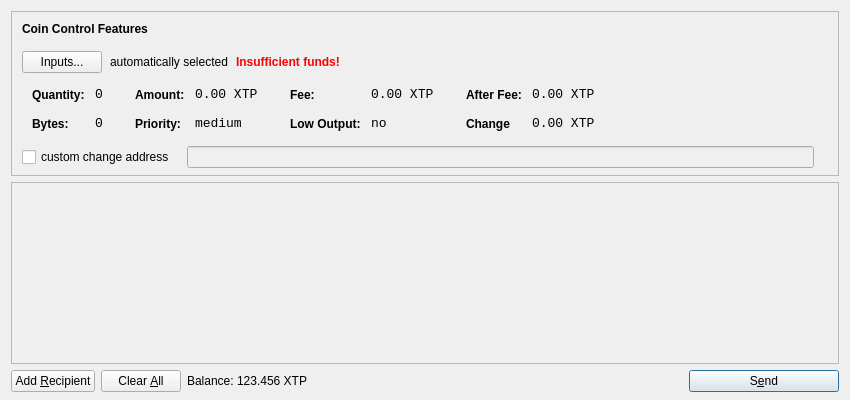
<?xml version="1.0" encoding="UTF-8"?>
<ui version="4.0">
 <class>SendCoinsDialog</class>
 <widget class="QDialog" name="SendCoinsDialog">
  <property name="geometry">
   <rect>
    <x>0</x>
    <y>0</y>
    <width>850</width>
    <height>400</height>
   </rect>
  </property>
  <property name="windowTitle">
   <string>Send Coins</string>
  </property>
  <layout class="QVBoxLayout" name="verticalLayout" stretch="0,1,0">
   <property name="bottomMargin">
    <number>8</number>
   </property>
   <item>
    <widget class="QFrame" name="frameCoinControl">
     <property name="sizePolicy">
      <sizepolicy hsizetype="Expanding" vsizetype="Expanding">
       <horstretch>0</horstretch>
       <verstretch>0</verstretch>
      </sizepolicy>
     </property>
     <property name="maximumSize">
      <size>
       <width>16777215</width>
       <height>16777215</height>
      </size>
     </property>
     <property name="frameShape">
      <enum>QFrame::StyledPanel</enum>
     </property>
     <property name="frameShadow">
      <enum>QFrame::Sunken</enum>
     </property>
     <layout class="QVBoxLayout" name="verticalLayoutCoinControl2">
      <property name="spacing">
       <number>6</number>
      </property>
      <property name="leftMargin">
       <number>0</number>
      </property>
      <property name="topMargin">
       <number>0</number>
      </property>
      <property name="rightMargin">
       <number>0</number>
      </property>
      <property name="bottomMargin">
       <number>6</number>
      </property>
      <item>
       <layout class="QVBoxLayout" name="verticalLayoutCoinControl" stretch="0,0,0,0,1">
        <property name="spacing">
         <number>0</number>
        </property>
        <property name="leftMargin">
         <number>10</number>
        </property>
        <property name="topMargin">
         <number>10</number>
        </property>
        <item>
         <layout class="QHBoxLayout" name="horizontalLayoutCoinControl1">
          <property name="bottomMargin">
           <number>15</number>
          </property>
          <item>
           <widget class="QLabel" name="labelCoinControlFeatures">
            <property name="sizePolicy">
             <sizepolicy hsizetype="Preferred" vsizetype="Maximum">
              <horstretch>0</horstretch>
              <verstretch>0</verstretch>
             </sizepolicy>
            </property>
            <property name="font">
             <font>
              <weight>75</weight>
              <bold>true</bold>
             </font>
            </property>
            <property name="styleSheet">
             <string notr="true">font-weight:bold;</string>
            </property>
            <property name="text">
             <string>Coin Control Features</string>
            </property>
           </widget>
          </item>
         </layout>
        </item>
        <item>
         <layout class="QHBoxLayout" name="horizontalLayoutCoinControl2" stretch="0,0,0,0">
          <property name="spacing">
           <number>8</number>
          </property>
          <property name="bottomMargin">
           <number>10</number>
          </property>
          <item>
           <widget class="QPushButton" name="pushButtonCoinControl">
            <property name="styleSheet">
             <string notr="true"/>
            </property>
            <property name="text">
             <string>Inputs...</string>
            </property>
           </widget>
          </item>
          <item>
           <widget class="QLabel" name="labelCoinControlAutomaticallySelected">
            <property name="text">
             <string>automatically selected</string>
            </property>
            <property name="margin">
             <number>5</number>
            </property>
           </widget>
          </item>
          <item>
           <widget class="QLabel" name="labelCoinControlInsuffFunds">
            <property name="font">
             <font>
              <weight>75</weight>
              <bold>true</bold>
             </font>
            </property>
            <property name="styleSheet">
             <string notr="true">color:red;font-weight:bold;</string>
            </property>
            <property name="text">
             <string>Insufficient funds!</string>
            </property>
            <property name="margin">
             <number>5</number>
            </property>
           </widget>
          </item>
          <item>
           <spacer name="horizontalSpacerCoinControl">
            <property name="orientation">
             <enum>Qt::Horizontal</enum>
            </property>
            <property name="sizeHint" stdset="0">
             <size>
              <width>40</width>
              <height>1</height>
             </size>
            </property>
           </spacer>
          </item>
         </layout>
        </item>
        <item>
         <widget class="QWidget" name="widgetCoinControl" native="true">
          <property name="sizePolicy">
           <sizepolicy hsizetype="Preferred" vsizetype="Preferred">
            <horstretch>0</horstretch>
            <verstretch>0</verstretch>
           </sizepolicy>
          </property>
          <property name="minimumSize">
           <size>
            <width>0</width>
            <height>0</height>
           </size>
          </property>
          <property name="styleSheet">
           <string notr="true"/>
          </property>
          <layout class="QHBoxLayout" name="horizontalLayoutCoinControl5">
           <property name="margin">
            <number>0</number>
           </property>
           <item>
            <layout class="QHBoxLayout" name="horizontalLayoutCoinControl3" stretch="0,0,0,1">
             <property name="spacing">
              <number>20</number>
             </property>
             <property name="topMargin">
              <number>0</number>
             </property>
             <property name="bottomMargin">
              <number>10</number>
             </property>
             <item>
              <layout class="QFormLayout" name="formLayoutCoinControl1">
               <property name="horizontalSpacing">
                <number>10</number>
               </property>
               <property name="verticalSpacing">
                <number>14</number>
               </property>
               <property name="leftMargin">
                <number>10</number>
               </property>
               <property name="topMargin">
                <number>4</number>
               </property>
               <property name="rightMargin">
                <number>6</number>
               </property>
               <item row="0" column="0">
                <widget class="QLabel" name="labelCoinControlQuantityText">
                 <property name="styleSheet">
                  <string notr="true">font-weight:bold;</string>
                 </property>
                 <property name="text">
                  <string>Quantity:</string>
                 </property>
                 <property name="margin">
                  <number>0</number>
                 </property>
                </widget>
               </item>
               <item row="0" column="1">
                <widget class="QLabel" name="labelCoinControlQuantity">
                 <property name="font">
                  <font>
                   <family>Monospace</family>
                   <pointsize>10</pointsize>
                  </font>
                 </property>
                 <property name="cursor">
                  <cursorShape>IBeamCursor</cursorShape>
                 </property>
                 <property name="contextMenuPolicy">
                  <enum>Qt::ActionsContextMenu</enum>
                 </property>
                 <property name="text">
                  <string>0</string>
                 </property>
                 <property name="margin">
                  <number>0</number>
                 </property>
                 <property name="textInteractionFlags">
                  <set>Qt::LinksAccessibleByMouse|Qt::TextSelectableByKeyboard|Qt::TextSelectableByMouse</set>
                 </property>
                </widget>
               </item>
               <item row="1" column="0">
                <widget class="QLabel" name="labelCoinControlBytesText">
                 <property name="styleSheet">
                  <string notr="true">font-weight:bold;</string>
                 </property>
                 <property name="text">
                  <string>Bytes:</string>
                 </property>
                </widget>
               </item>
               <item row="1" column="1">
                <widget class="QLabel" name="labelCoinControlBytes">
                 <property name="font">
                  <font>
                   <family>Monospace</family>
                   <pointsize>10</pointsize>
                  </font>
                 </property>
                 <property name="cursor">
                  <cursorShape>IBeamCursor</cursorShape>
                 </property>
                 <property name="contextMenuPolicy">
                  <enum>Qt::ActionsContextMenu</enum>
                 </property>
                 <property name="text">
                  <string>0</string>
                 </property>
                 <property name="textInteractionFlags">
                  <set>Qt::LinksAccessibleByMouse|Qt::TextSelectableByKeyboard|Qt::TextSelectableByMouse</set>
                 </property>
                </widget>
               </item>
              </layout>
             </item>
             <item>
              <layout class="QFormLayout" name="formLayoutCoinControl2">
               <property name="horizontalSpacing">
                <number>10</number>
               </property>
               <property name="verticalSpacing">
                <number>14</number>
               </property>
               <property name="leftMargin">
                <number>6</number>
               </property>
               <property name="topMargin">
                <number>4</number>
               </property>
               <property name="rightMargin">
                <number>6</number>
               </property>
               <item row="0" column="0">
                <widget class="QLabel" name="labelCoinControlAmountText">
                 <property name="styleSheet">
                  <string notr="true">font-weight:bold;</string>
                 </property>
                 <property name="text">
                  <string>Amount:</string>
                 </property>
                 <property name="margin">
                  <number>0</number>
                 </property>
                </widget>
               </item>
               <item row="0" column="1">
                <widget class="QLabel" name="labelCoinControlAmount">
                 <property name="font">
                  <font>
                   <family>Monospace</family>
                   <pointsize>10</pointsize>
                  </font>
                 </property>
                 <property name="cursor">
                  <cursorShape>IBeamCursor</cursorShape>
                 </property>
                 <property name="contextMenuPolicy">
                  <enum>Qt::ActionsContextMenu</enum>
                 </property>
                 <property name="text">
                  <string>0.00 XTP</string>
                 </property>
                 <property name="textInteractionFlags">
                  <set>Qt::LinksAccessibleByMouse|Qt::TextSelectableByKeyboard|Qt::TextSelectableByMouse</set>
                 </property>
                </widget>
               </item>
               <item row="1" column="0">
                <widget class="QLabel" name="labelCoinControlPriorityText">
                 <property name="styleSheet">
                  <string notr="true">font-weight:bold;</string>
                 </property>
                 <property name="text">
                  <string>Priority:</string>
                 </property>
                </widget>
               </item>
               <item row="1" column="1">
                <widget class="QLabel" name="labelCoinControlPriority">
                 <property name="font">
                  <font>
                   <family>Monospace</family>
                   <pointsize>10</pointsize>
                  </font>
                 </property>
                 <property name="cursor">
                  <cursorShape>IBeamCursor</cursorShape>
                 </property>
                 <property name="contextMenuPolicy">
                  <enum>Qt::ActionsContextMenu</enum>
                 </property>
                 <property name="text">
                  <string>medium</string>
                 </property>
                 <property name="textInteractionFlags">
                  <set>Qt::LinksAccessibleByMouse|Qt::TextSelectableByKeyboard|Qt::TextSelectableByMouse</set>
                 </property>
                </widget>
               </item>
              </layout>
             </item>
             <item>
              <layout class="QFormLayout" name="formLayoutCoinControl3">
               <property name="horizontalSpacing">
                <number>10</number>
               </property>
               <property name="verticalSpacing">
                <number>14</number>
               </property>
               <property name="leftMargin">
                <number>6</number>
               </property>
               <property name="topMargin">
                <number>4</number>
               </property>
               <property name="rightMargin">
                <number>6</number>
               </property>
               <item row="0" column="0">
                <widget class="QLabel" name="labelCoinControlFeeText">
                 <property name="styleSheet">
                  <string notr="true">font-weight:bold;</string>
                 </property>
                 <property name="text">
                  <string>Fee:</string>
                 </property>
                 <property name="margin">
                  <number>0</number>
                 </property>
                </widget>
               </item>
               <item row="0" column="1">
                <widget class="QLabel" name="labelCoinControlFee">
                 <property name="font">
                  <font>
                   <family>Monospace</family>
                   <pointsize>10</pointsize>
                  </font>
                 </property>
                 <property name="cursor">
                  <cursorShape>IBeamCursor</cursorShape>
                 </property>
                 <property name="contextMenuPolicy">
                  <enum>Qt::ActionsContextMenu</enum>
                 </property>
                 <property name="text">
                  <string>0.00 XTP</string>
                 </property>
                 <property name="textInteractionFlags">
                  <set>Qt::LinksAccessibleByMouse|Qt::TextSelectableByKeyboard|Qt::TextSelectableByMouse</set>
                 </property>
                </widget>
               </item>
               <item row="1" column="0">
                <widget class="QLabel" name="labelCoinControlLowOutputText">
                 <property name="styleSheet">
                  <string notr="true">font-weight:bold;</string>
                 </property>
                 <property name="text">
                  <string>Low Output:</string>
                 </property>
                </widget>
               </item>
               <item row="1" column="1">
                <widget class="QLabel" name="labelCoinControlLowOutput">
                 <property name="font">
                  <font>
                   <family>Monospace</family>
                   <pointsize>10</pointsize>
                  </font>
                 </property>
                 <property name="cursor">
                  <cursorShape>IBeamCursor</cursorShape>
                 </property>
                 <property name="contextMenuPolicy">
                  <enum>Qt::ActionsContextMenu</enum>
                 </property>
                 <property name="text">
                  <string>no</string>
                 </property>
                 <property name="textInteractionFlags">
                  <set>Qt::LinksAccessibleByMouse|Qt::TextSelectableByKeyboard|Qt::TextSelectableByMouse</set>
                 </property>
                </widget>
               </item>
              </layout>
             </item>
             <item>
              <layout class="QFormLayout" name="formLayoutCoinControl4">
               <property name="horizontalSpacing">
                <number>10</number>
               </property>
               <property name="verticalSpacing">
                <number>14</number>
               </property>
               <property name="leftMargin">
                <number>6</number>
               </property>
               <property name="topMargin">
                <number>4</number>
               </property>
               <property name="rightMargin">
                <number>6</number>
               </property>
               <item row="0" column="0">
                <widget class="QLabel" name="labelCoinControlAfterFeeText">
                 <property name="styleSheet">
                  <string notr="true">font-weight:bold;</string>
                 </property>
                 <property name="text">
                  <string>After Fee:</string>
                 </property>
                 <property name="margin">
                  <number>0</number>
                 </property>
                </widget>
               </item>
               <item row="0" column="1">
                <widget class="QLabel" name="labelCoinControlAfterFee">
                 <property name="font">
                  <font>
                   <family>Monospace</family>
                   <pointsize>10</pointsize>
                  </font>
                 </property>
                 <property name="cursor">
                  <cursorShape>IBeamCursor</cursorShape>
                 </property>
                 <property name="contextMenuPolicy">
                  <enum>Qt::ActionsContextMenu</enum>
                 </property>
                 <property name="text">
                  <string>0.00 XTP</string>
                 </property>
                 <property name="textInteractionFlags">
                  <set>Qt::LinksAccessibleByMouse|Qt::TextSelectableByKeyboard|Qt::TextSelectableByMouse</set>
                 </property>
                </widget>
               </item>
               <item row="1" column="0">
                <widget class="QLabel" name="labelCoinControlChangeText">
                 <property name="styleSheet">
                  <string notr="true">font-weight:bold;</string>
                 </property>
                 <property name="text">
                  <string>Change</string>
                 </property>
                </widget>
               </item>
               <item row="1" column="1">
                <widget class="QLabel" name="labelCoinControlChange">
                 <property name="font">
                  <font>
                   <family>Monospace</family>
                   <pointsize>10</pointsize>
                  </font>
                 </property>
                 <property name="cursor">
                  <cursorShape>IBeamCursor</cursorShape>
                 </property>
                 <property name="contextMenuPolicy">
                  <enum>Qt::ActionsContextMenu</enum>
                 </property>
                 <property name="text">
                  <string>0.00 XTP</string>
                 </property>
                 <property name="textInteractionFlags">
                  <set>Qt::LinksAccessibleByMouse|Qt::TextSelectableByKeyboard|Qt::TextSelectableByMouse</set>
                 </property>
                </widget>
               </item>
              </layout>
             </item>
            </layout>
           </item>
          </layout>
         </widget>
        </item>
        <item>
         <layout class="QHBoxLayout" name="horizontalLayoutCoinControl4" stretch="0,0,0">
          <property name="spacing">
           <number>12</number>
          </property>
          <property name="sizeConstraint">
           <enum>QLayout::SetDefaultConstraint</enum>
          </property>
          <property name="topMargin">
           <number>5</number>
          </property>
          <property name="rightMargin">
           <number>5</number>
          </property>
          <item>
           <widget class="QCheckBox" name="checkBoxCoinControlChange">
            <property name="text">
             <string>custom change address</string>
            </property>
           </widget>
          </item>
          <item>
           <widget class="QLineEdit" name="lineEditCoinControlChange">
            <property name="enabled">
             <bool>false</bool>
            </property>
            <property name="sizePolicy">
             <sizepolicy hsizetype="Expanding" vsizetype="Fixed">
              <horstretch>0</horstretch>
              <verstretch>0</verstretch>
             </sizepolicy>
            </property>
           </widget>
          </item>
          <item>
           <widget class="QLabel" name="labelCoinControlChangeLabel">
            <property name="sizePolicy">
             <sizepolicy hsizetype="Preferred" vsizetype="Expanding">
              <horstretch>0</horstretch>
              <verstretch>0</verstretch>
             </sizepolicy>
            </property>
            <property name="minimumSize">
             <size>
              <width>0</width>
              <height>0</height>
             </size>
            </property>
            <property name="text">
             <string/>
            </property>
            <property name="margin">
             <number>3</number>
            </property>
           </widget>
          </item>
         </layout>
        </item>
        <item>
         <spacer name="verticalSpacerCoinControl">
          <property name="orientation">
           <enum>Qt::Vertical</enum>
          </property>
          <property name="sizeHint" stdset="0">
           <size>
            <width>800</width>
            <height>1</height>
           </size>
          </property>
         </spacer>
        </item>
       </layout>
      </item>
     </layout>
    </widget>
   </item>
   <item>
    <widget class="QScrollArea" name="scrollArea">
     <property name="widgetResizable">
      <bool>true</bool>
     </property>
     <widget class="QWidget" name="scrollAreaWidgetContents">
      <property name="geometry">
       <rect>
        <x>0</x>
        <y>0</y>
        <width>830</width>
        <height>162</height>
       </rect>
      </property>
      <layout class="QVBoxLayout" name="verticalLayout_2">
       <property name="margin">
        <number>0</number>
       </property>
       <item>
        <layout class="QVBoxLayout" name="entries">
         <property name="spacing">
          <number>6</number>
         </property>
        </layout>
       </item>
       <item>
        <spacer name="verticalSpacer">
         <property name="orientation">
          <enum>Qt::Vertical</enum>
         </property>
         <property name="sizeHint" stdset="0">
          <size>
           <width>20</width>
           <height>40</height>
          </size>
         </property>
        </spacer>
       </item>
      </layout>
     </widget>
    </widget>
   </item>
   <item>
    <layout class="QHBoxLayout" name="horizontalLayout">
     <item>
      <widget class="QPushButton" name="addButton">
       <property name="toolTip">
        <string>Send to multiple recipients at once</string>
       </property>
       <property name="text">
        <string>Add &amp;Recipient</string>
       </property>
       <property name="icon">
        <iconset resource="../bitcoin.qrc">
         <normaloff>:/icons/add</normaloff>:/icons/add</iconset>
       </property>
       <property name="autoDefault">
        <bool>false</bool>
       </property>
      </widget>
     </item>
     <item>
      <widget class="QPushButton" name="clearButton">
       <property name="sizePolicy">
        <sizepolicy hsizetype="Minimum" vsizetype="Fixed">
         <horstretch>0</horstretch>
         <verstretch>0</verstretch>
        </sizepolicy>
       </property>
       <property name="toolTip">
        <string>Remove all transaction fields</string>
       </property>
       <property name="text">
        <string>Clear &amp;All</string>
       </property>
       <property name="icon">
        <iconset resource="../bitcoin.qrc">
         <normaloff>:/icons/remove</normaloff>:/icons/remove</iconset>
       </property>
       <property name="autoRepeatDelay">
        <number>300</number>
       </property>
       <property name="autoDefault">
        <bool>false</bool>
       </property>
      </widget>
     </item>
     <item>
      <layout class="QHBoxLayout" name="horizontalLayout_2">
       <property name="spacing">
        <number>3</number>
       </property>
       <item>
        <widget class="QLabel" name="label">
         <property name="sizePolicy">
          <sizepolicy hsizetype="Preferred" vsizetype="Fixed">
           <horstretch>0</horstretch>
           <verstretch>0</verstretch>
          </sizepolicy>
         </property>
         <property name="text">
          <string>Balance:</string>
         </property>
        </widget>
       </item>
       <item>
        <widget class="QLabel" name="labelBalance">
         <property name="sizePolicy">
          <sizepolicy hsizetype="Preferred" vsizetype="Fixed">
           <horstretch>0</horstretch>
           <verstretch>0</verstretch>
          </sizepolicy>
         </property>
         <property name="cursor">
          <cursorShape>IBeamCursor</cursorShape>
         </property>
         <property name="text">
          <string>123.456 XTP</string>
         </property>
         <property name="textInteractionFlags">
          <set>Qt::LinksAccessibleByMouse|Qt::TextSelectableByKeyboard|Qt::TextSelectableByMouse</set>
         </property>
        </widget>
       </item>
      </layout>
     </item>
     <item>
      <spacer name="horizontalSpacer">
       <property name="orientation">
        <enum>Qt::Horizontal</enum>
       </property>
       <property name="sizeHint" stdset="0">
        <size>
         <width>40</width>
         <height>20</height>
        </size>
       </property>
      </spacer>
     </item>
     <item>
      <widget class="QPushButton" name="sendButton">
       <property name="minimumSize">
        <size>
         <width>150</width>
         <height>0</height>
        </size>
       </property>
       <property name="toolTip">
        <string>Confirm the send action</string>
       </property>
       <property name="text">
        <string>S&amp;end</string>
       </property>
       <property name="icon">
        <iconset resource="../bitcoin.qrc">
         <normaloff>:/icons/send</normaloff>:/icons/send</iconset>
       </property>
       <property name="default">
        <bool>true</bool>
       </property>
      </widget>
     </item>
    </layout>
   </item>
  </layout>
 </widget>
 <resources>
  <include location="../bitcoin.qrc"/>
 </resources>
 <connections/>
</ui>
